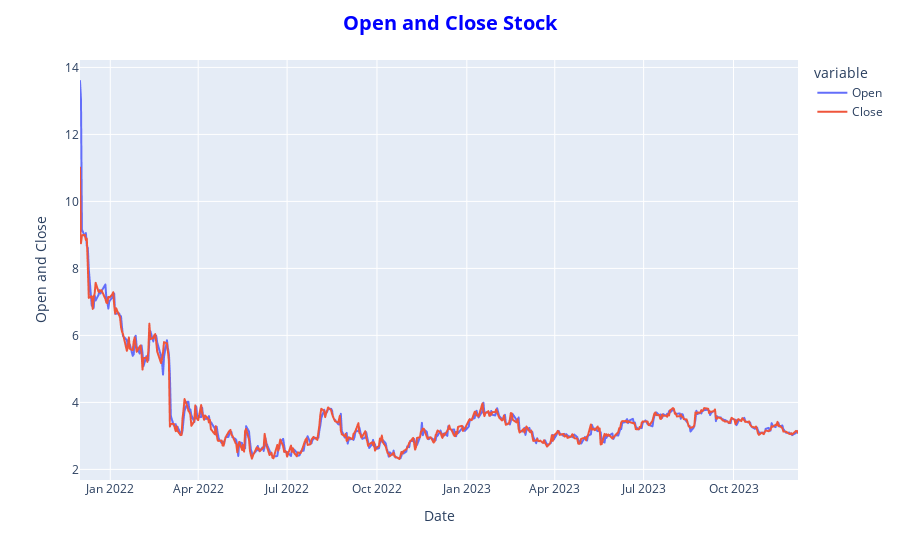

The code cell stored with this chart in its notebook:
### Code cell
fig = px.line(grab_df, x='Date', y=['Open', 'Close'])
fig.update_layout(title = dict( text = "<b>Open and Close Stock</b>", font = dict(size= 20, color='blue'), x = 0.5))
fig.update_yaxes(title_text='Open and Close')

### Figure 1 — Plotly figure (JSON) as saved in the notebook; plotly's stock layout.template omitted (floating-point values rounded to 4 significant figures; data arrays with more than 128 entries replaced by an {"elided": "..."} marker saying what was removed)
{"data": [{"hovertemplate": "variable=Open<br>Date=%{x}<br>value=%{y}<extra></extra>", "legendgroup": "Open", "line": {"color": "#636efa", "dash": "solid"}, "marker": {"symbol": "circle"}, "mode": "lines", "name": "Open", "showlegend": true, "type": "scattergl", "x": {"elided": "507 str values"}, "xaxis": "x", "y": {"elided": "507 float values"}, "yaxis": "y"}, {"hovertemplate": "variable=Close<br>Date=%{x}<br>value=%{y}<extra></extra>", "legendgroup": "Close", "line": {"color": "#EF553B", "dash": "solid"}, "marker": {"symbol": "circle"}, "mode": "lines", "name": "Close", "showlegend": true, "type": "scattergl", "x": {"elided": "507 str values"}, "xaxis": "x", "y": {"elided": "507 float values"}, "yaxis": "y"}], "layout": {"legend": {"title": {"text": "variable"}, "tracegroupgap": 0}, "margin": {"t": 60}, "title": {"font": {"color": "blue", "size": 20}, "text": "<b>Open and Close Stock</b>", "x": 0.5}, "xaxis": {"anchor": "y", "domain": [0, 1], "title": {"text": "Date"}}, "yaxis": {"anchor": "x", "domain": [0, 1], "title": {"text": "Open and Close"}}}}
